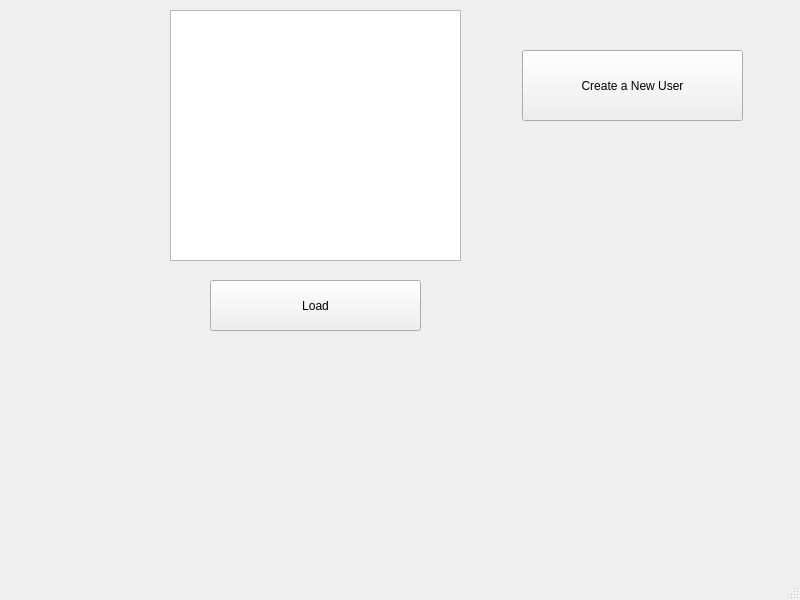
<?xml version="1.0" encoding="UTF-8"?>
<ui version="4.0">
 <class>AdminProfile</class>
 <widget class="QMainWindow" name="AdminProfile">
  <property name="geometry">
   <rect>
    <x>0</x>
    <y>0</y>
    <width>800</width>
    <height>600</height>
   </rect>
  </property>
  <property name="windowTitle">
   <string>MainWindow</string>
  </property>
  <widget class="QWidget" name="centralwidget">
   <widget class="QPushButton" name="pushButton_newUser">
    <property name="geometry">
     <rect>
      <x>522</x>
      <y>50</y>
      <width>221</width>
      <height>71</height>
     </rect>
    </property>
    <property name="text">
     <string>Create a New User</string>
    </property>
   </widget>
   <widget class="QPushButton" name="pushButton_load">
    <property name="geometry">
     <rect>
      <x>210</x>
      <y>280</y>
      <width>211</width>
      <height>51</height>
     </rect>
    </property>
    <property name="text">
     <string>Load</string>
    </property>
   </widget>
   <widget class="QTableView" name="tableView">
    <property name="geometry">
     <rect>
      <x>170</x>
      <y>10</y>
      <width>291</width>
      <height>251</height>
     </rect>
    </property>
   </widget>
  </widget>
  <widget class="QMenuBar" name="menubar">
   <property name="geometry">
    <rect>
     <x>0</x>
     <y>0</y>
     <width>800</width>
     <height>22</height>
    </rect>
   </property>
  </widget>
  <widget class="QStatusBar" name="statusbar"/>
 </widget>
 <resources/>
 <connections/>
</ui>
